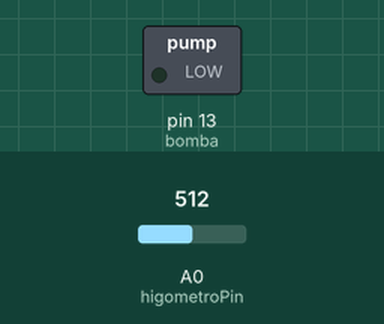
Recording of a sketch running on a simulated Arduino Uno, built with avr-gcc and run on an emulated ATmega328P. Shown: switched loads named in the sketch (green lamp = pin HIGH). The test bench sets the inputs (shaded band); at power-on: A0 (higometroPin) = 512.

Above: at 1.2 s.
1.3 s: A0 (higometroPin) set to 789
2.8 s: A0 (higometroPin) set to 816
At 3.3 s:
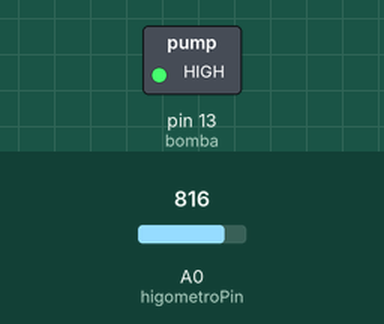
Timing chart, 0 to 5.8 s (numbered marks = the images above; inputs shaded):
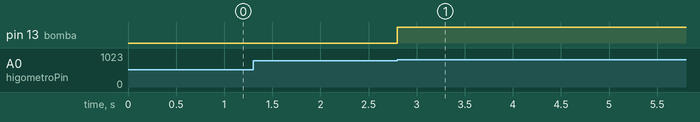

Measured:
- the behaviour switches between 799 and 800 on A0 (higometroPin) (found by bisection; images 0 and 1)
- after the input at 1.3 s, every drawn part: stays the same
- after the input at 2.8 s, pin 13 (bomba): LOW → HIGH at once

The sketch:

bomba.ino
```cpp
const int  higometroPin = A0;
const int bomba = 13;
int valor;

void setup(){
  Serial.begin(9600);
  pinMode(bomba,OUTPUT);
  pinMode(higometroPin, INPUT);

}

void loop(){
  valor = analogRead(higometroPin);

  if (valor >= 800){
    digitalWrite(bomba, HIGH);
    delay(5000);
    digitalWrite(bomba, LOW);
  }
}
```
